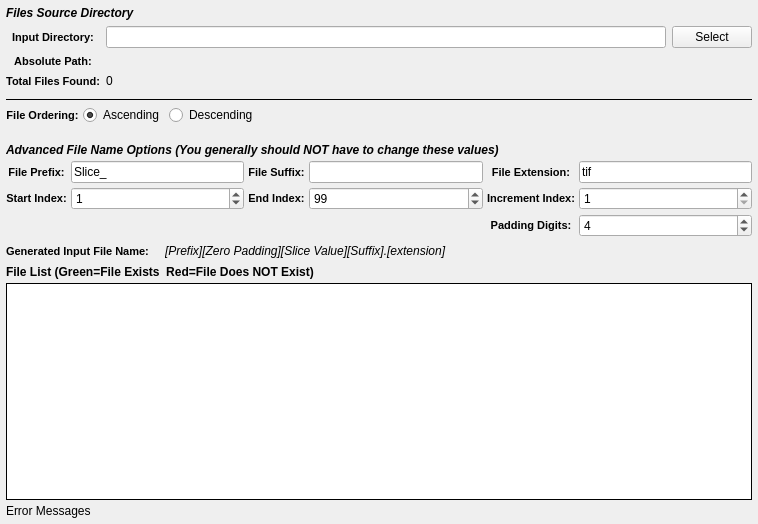
<?xml version="1.0" encoding="UTF-8"?>
<ui version="4.0">
 <class>FileListInfoWidget</class>
 <widget class="QFrame" name="FileListInfoWidget">
  <property name="geometry">
   <rect>
    <x>0</x>
    <y>0</y>
    <width>758</width>
    <height>524</height>
   </rect>
  </property>
  <property name="title" stdset="0">
   <string>Image Stack Import</string>
  </property>
  <layout class="QGridLayout" name="gridLayout_3">
   <property name="leftMargin">
    <number>6</number>
   </property>
   <property name="topMargin">
    <number>0</number>
   </property>
   <property name="rightMargin">
    <number>6</number>
   </property>
   <property name="bottomMargin">
    <number>6</number>
   </property>
   <property name="spacing">
    <number>4</number>
   </property>
   <item row="6" column="0">
    <layout class="QGridLayout" name="gridLayout_20">
     <item row="1" column="3">
      <widget class="SVSpinBox" name="endIndex">
       <property name="minimumSize">
        <size>
         <width>75</width>
         <height>0</height>
        </size>
       </property>
       <property name="toolTip">
        <string>The file index to stop the import at. (Inclusive)</string>
       </property>
       <property name="maximum">
        <number>1000000</number>
       </property>
       <property name="value">
        <number>99</number>
       </property>
      </widget>
     </item>
     <item row="1" column="0">
      <widget class="QLabel" name="label_50">
       <property name="styleSheet">
        <string notr="true">QLabel {
font-weight: bold;
font-size: 11px;
}</string>
       </property>
       <property name="text">
        <string>Start Index:</string>
       </property>
       <property name="alignment">
        <set>Qt::AlignCenter</set>
       </property>
      </widget>
     </item>
     <item row="1" column="1">
      <widget class="SVSpinBox" name="startIndex">
       <property name="minimumSize">
        <size>
         <width>75</width>
         <height>0</height>
        </size>
       </property>
       <property name="toolTip">
        <string>Which file index to start the import at.</string>
       </property>
       <property name="maximum">
        <number>1000000</number>
       </property>
       <property name="value">
        <number>1</number>
       </property>
      </widget>
     </item>
     <item row="1" column="2">
      <widget class="QLabel" name="label_51">
       <property name="styleSheet">
        <string notr="true">QLabel {
font-weight: bold;
font-size: 11px;
}</string>
       </property>
       <property name="text">
        <string>End Index:</string>
       </property>
       <property name="alignment">
        <set>Qt::AlignCenter</set>
       </property>
      </widget>
     </item>
     <item row="0" column="4">
      <widget class="QLabel" name="label_56">
       <property name="styleSheet">
        <string notr="true">QLabel {
font-weight: bold;
font-size: 11px;
}</string>
       </property>
       <property name="text">
        <string>File Extension:</string>
       </property>
       <property name="alignment">
        <set>Qt::AlignCenter</set>
       </property>
      </widget>
     </item>
     <item row="0" column="3">
      <widget class="SVLineEdit" name="fileSuffix">
       <property name="toolTip">
        <string>The part of the filename that comes AFTER the slice index</string>
       </property>
      </widget>
     </item>
     <item row="0" column="5">
      <widget class="SVLineEdit" name="fileExt">
       <property name="toolTip">
        <string>The file extension of the input files</string>
       </property>
       <property name="text">
        <string>tif</string>
       </property>
      </widget>
     </item>
     <item row="0" column="0">
      <widget class="QLabel" name="label_32">
       <property name="styleSheet">
        <string notr="true">QLabel {
font-weight: bold;
font-size: 11px;
}</string>
       </property>
       <property name="text">
        <string>File Prefix:</string>
       </property>
       <property name="alignment">
        <set>Qt::AlignCenter</set>
       </property>
      </widget>
     </item>
     <item row="0" column="1">
      <widget class="SVLineEdit" name="filePrefix">
       <property name="toolTip">
        <string>The front part of the input file name</string>
       </property>
       <property name="text">
        <string>Slice_</string>
       </property>
      </widget>
     </item>
     <item row="0" column="2">
      <widget class="QLabel" name="label_13">
       <property name="styleSheet">
        <string notr="true">QLabel {
font-weight: bold;
font-size: 11px;
}</string>
       </property>
       <property name="text">
        <string>File Suffix:</string>
       </property>
       <property name="alignment">
        <set>Qt::AlignCenter</set>
       </property>
      </widget>
     </item>
     <item row="3" column="4">
      <widget class="QLabel" name="label_21">
       <property name="styleSheet">
        <string notr="true">QLabel {
font-weight: bold;
font-size: 11px;
}</string>
       </property>
       <property name="text">
        <string>Padding Digits:</string>
       </property>
       <property name="alignment">
        <set>Qt::AlignCenter</set>
       </property>
      </widget>
     </item>
     <item row="3" column="5">
      <widget class="SVSpinBox" name="totalDigits">
       <property name="toolTip">
        <string>The number of digits to allow for the slice index.</string>
       </property>
       <property name="value">
        <number>4</number>
       </property>
      </widget>
     </item>
     <item row="1" column="4">
      <widget class="QLabel" name="label_52">
       <property name="styleSheet">
        <string notr="true">QLabel {
font-weight: bold;
font-size: 11px;
}</string>
       </property>
       <property name="text">
        <string>Increment Index:</string>
       </property>
       <property name="alignment">
        <set>Qt::AlignCenter</set>
       </property>
      </widget>
     </item>
     <item row="1" column="5">
      <widget class="SVSpinBox" name="increment">
       <property name="minimumSize">
        <size>
         <width>75</width>
         <height>0</height>
        </size>
       </property>
       <property name="toolTip">
        <string>Which file index to start the import at.</string>
       </property>
       <property name="minimum">
        <number>1</number>
       </property>
       <property name="maximum">
        <number>1000000</number>
       </property>
       <property name="value">
        <number>1</number>
       </property>
      </widget>
     </item>
    </layout>
   </item>
   <item row="5" column="0">
    <widget class="QLabel" name="label_58">
     <property name="styleSheet">
      <string notr="true">QLabel 
{
	font-style: italic;font-weight: bold;
font-size: 12px;
}</string>
     </property>
     <property name="text">
      <string>Advanced File Name Options (You generally should NOT have to change these values)</string>
     </property>
    </widget>
   </item>
   <item row="3" column="0">
    <widget class="Line" name="line_9">
     <property name="frameShadow">
      <enum>QFrame::Plain</enum>
     </property>
     <property name="orientation">
      <enum>Qt::Horizontal</enum>
     </property>
    </widget>
   </item>
   <item row="0" column="0">
    <layout class="QGridLayout" name="widgetLayout">
     <property name="topMargin">
      <number>6</number>
     </property>
     <property name="bottomMargin">
      <number>6</number>
     </property>
     <property name="spacing">
      <number>6</number>
     </property>
     <item row="0" column="0" colspan="3">
      <widget class="QLabel" name="label_5">
       <property name="styleSheet">
        <string notr="true">QLabel 
{
	font-style: italic;font-weight: bold;
font-size: 12px;
}</string>
       </property>
       <property name="text">
        <string>Files Source Directory</string>
       </property>
      </widget>
     </item>
     <item row="3" column="1">
      <widget class="QLabel" name="totalSlices">
       <property name="text">
        <string>0</string>
       </property>
      </widget>
     </item>
     <item row="1" column="0">
      <widget class="QLabel" name="label_29">
       <property name="toolTip">
        <string>The directory that contains the .ang or .ctf files</string>
       </property>
       <property name="styleSheet">
        <string notr="true">QLabel {
font-weight: bold;
font-size: 11px;
}</string>
       </property>
       <property name="text">
        <string>Input Directory:</string>
       </property>
       <property name="alignment">
        <set>Qt::AlignCenter</set>
       </property>
      </widget>
     </item>
     <item row="1" column="1">
      <widget class="QtSLineEdit" name="inputDir"/>
     </item>
     <item row="1" column="2">
      <widget class="QPushButton" name="inputDirBtn">
       <property name="text">
        <string>Select</string>
       </property>
      </widget>
     </item>
     <item row="3" column="0">
      <widget class="QLabel" name="label_47">
       <property name="styleSheet">
        <string notr="true">QLabel {
font-weight: bold;
font-size: 11px;
}</string>
       </property>
       <property name="text">
        <string>Total Files Found:</string>
       </property>
       <property name="alignment">
        <set>Qt::AlignCenter</set>
       </property>
      </widget>
     </item>
     <item row="2" column="0">
      <widget class="QLabel" name="absPathNameLabel">
       <property name="font">
        <font>
         <pointsize>-1</pointsize>
         <weight>75</weight>
         <bold>true</bold>
        </font>
       </property>
       <property name="toolTip">
        <string>The directory that contains the .ang or .ctf files</string>
       </property>
       <property name="styleSheet">
        <string notr="true">QLabel {
font-weight: bold;
font-size: 11px;
}</string>
       </property>
       <property name="text">
        <string>Absolute Path:</string>
       </property>
       <property name="alignment">
        <set>Qt::AlignCenter</set>
       </property>
      </widget>
     </item>
     <item row="2" column="1">
      <widget class="QLabel" name="absPathLabel">
       <property name="font">
        <font>
         <weight>50</weight>
         <italic>true</italic>
         <bold>false</bold>
        </font>
       </property>
       <property name="text">
        <string/>
       </property>
      </widget>
     </item>
    </layout>
   </item>
   <item row="10" column="0">
    <widget class="QLabel" name="errorMessage">
     <property name="text">
      <string>Error Messages</string>
     </property>
    </widget>
   </item>
   <item row="9" column="0">
    <widget class="QListWidget" name="fileListView">
     <property name="sizePolicy">
      <sizepolicy hsizetype="Expanding" vsizetype="MinimumExpanding">
       <horstretch>0</horstretch>
       <verstretch>0</verstretch>
      </sizepolicy>
     </property>
     <property name="toolTip">
      <string>The list of files that will be imported in the order they will be imported into the HDF5 Ebsd File</string>
     </property>
     <property name="frameShape">
      <enum>QFrame::Box</enum>
     </property>
     <property name="frameShadow">
      <enum>QFrame::Plain</enum>
     </property>
    </widget>
   </item>
   <item row="8" column="0">
    <widget class="QLabel" name="label_57">
     <property name="font">
      <font>
       <weight>75</weight>
       <italic>false</italic>
       <bold>true</bold>
      </font>
     </property>
     <property name="text">
      <string>File List (Green=File Exists  Red=File Does NOT Exist)</string>
     </property>
    </widget>
   </item>
   <item row="7" column="0">
    <layout class="QHBoxLayout" name="_6">
     <item>
      <widget class="QLabel" name="label_17">
       <property name="styleSheet">
        <string notr="true">QLabel {
font-weight: bold;
font-size: 11px;
}</string>
       </property>
       <property name="text">
        <string>Generated Input File Name:</string>
       </property>
      </widget>
     </item>
     <item>
      <spacer name="horizontalSpacer_24">
       <property name="orientation">
        <enum>Qt::Horizontal</enum>
       </property>
       <property name="sizeType">
        <enum>QSizePolicy::Fixed</enum>
       </property>
       <property name="sizeHint" stdset="0">
        <size>
         <width>12</width>
         <height>20</height>
        </size>
       </property>
      </spacer>
     </item>
     <item>
      <widget class="QLabel" name="generatedFileNameExample">
       <property name="font">
        <font>
         <italic>true</italic>
        </font>
       </property>
       <property name="text">
        <string>[Prefix][Zero Padding][Slice Value][Suffix].[extension]</string>
       </property>
      </widget>
     </item>
     <item>
      <spacer name="horizontalSpacer_25">
       <property name="orientation">
        <enum>Qt::Horizontal</enum>
       </property>
       <property name="sizeHint" stdset="0">
        <size>
         <width>40</width>
         <height>20</height>
        </size>
       </property>
      </spacer>
     </item>
    </layout>
   </item>
   <item row="4" column="0">
    <layout class="QGridLayout" name="gridLayout_2">
     <property name="bottomMargin">
      <number>10</number>
     </property>
     <item row="0" column="3" rowspan="2">
      <spacer name="horizontalSpacer">
       <property name="orientation">
        <enum>Qt::Horizontal</enum>
       </property>
       <property name="sizeHint" stdset="0">
        <size>
         <width>40</width>
         <height>20</height>
        </size>
       </property>
      </spacer>
     </item>
     <item row="0" column="2">
      <widget class="QRadioButton" name="orderDescending">
       <property name="text">
        <string>Descending</string>
       </property>
      </widget>
     </item>
     <item row="0" column="1">
      <widget class="QRadioButton" name="orderAscending">
       <property name="text">
        <string>Ascending</string>
       </property>
       <property name="checked">
        <bool>true</bool>
       </property>
      </widget>
     </item>
     <item row="0" column="0">
      <widget class="QLabel" name="label_7">
       <property name="styleSheet">
        <string notr="true">QLabel {
font-weight: bold;
font-size: 11px;
}</string>
       </property>
       <property name="text">
        <string>File Ordering:</string>
       </property>
       <property name="alignment">
        <set>Qt::AlignCenter</set>
       </property>
      </widget>
     </item>
    </layout>
   </item>
  </layout>
 </widget>
 <customwidgets>
  <customwidget>
   <class>QtSLineEdit</class>
   <extends>QLineEdit</extends>
   <header location="global">QtSLineEdit.h</header>
  </customwidget>
  <customwidget>
   <class>SVSpinBox</class>
   <extends>QSpinBox</extends>
   <header location="global">SVControlWidgets.h</header>
  </customwidget>
  <customwidget>
   <class>SVLineEdit</class>
   <extends>QLineEdit</extends>
   <header location="global">SVControlWidgets.h</header>
  </customwidget>
 </customwidgets>
 <tabstops>
  <tabstop>inputDir</tabstop>
  <tabstop>inputDirBtn</tabstop>
  <tabstop>filePrefix</tabstop>
  <tabstop>fileSuffix</tabstop>
  <tabstop>fileExt</tabstop>
  <tabstop>startIndex</tabstop>
  <tabstop>endIndex</tabstop>
  <tabstop>fileListView</tabstop>
 </tabstops>
 <resources/>
 <connections/>
</ui>
